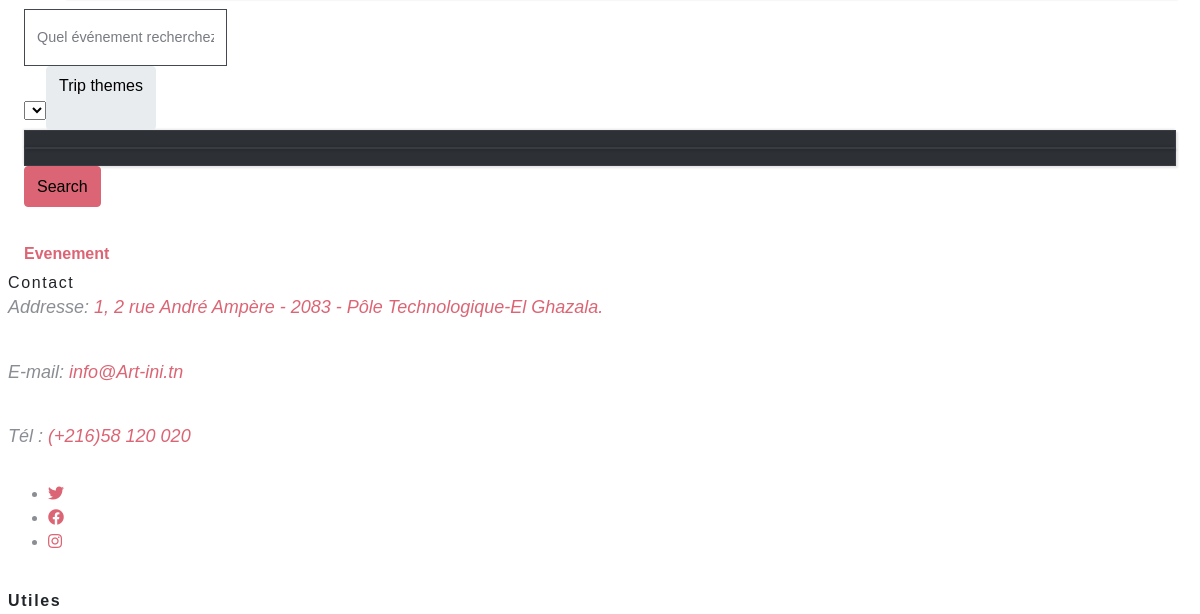
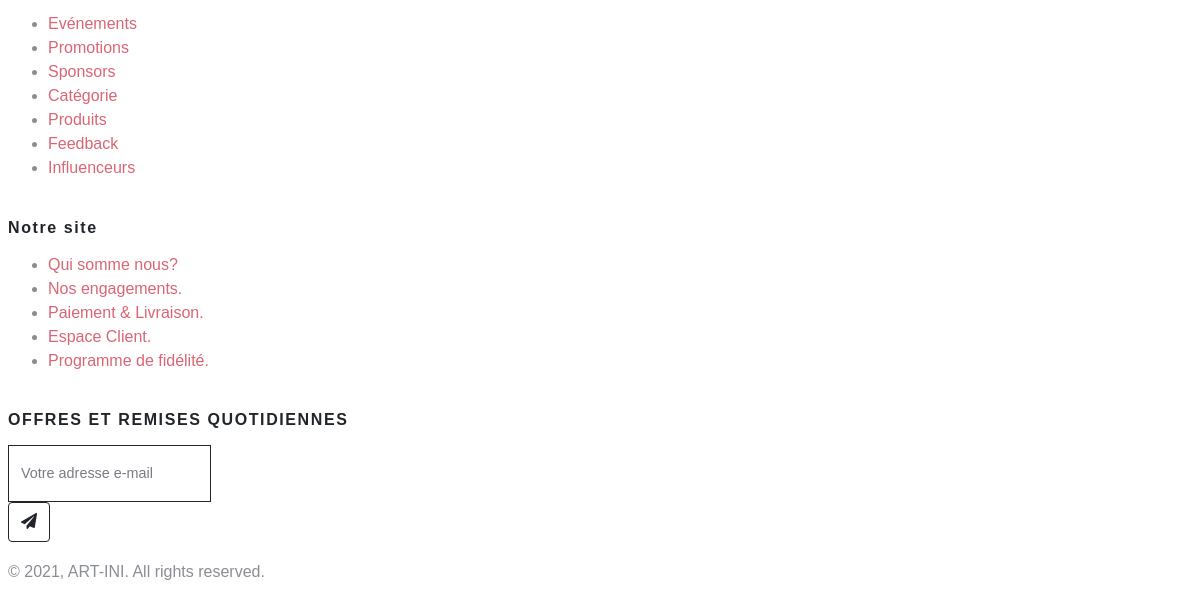
The page /Views/Front/event.php (signed in, lower part) on the database as committed earlier (2 pictures, top to bottom).
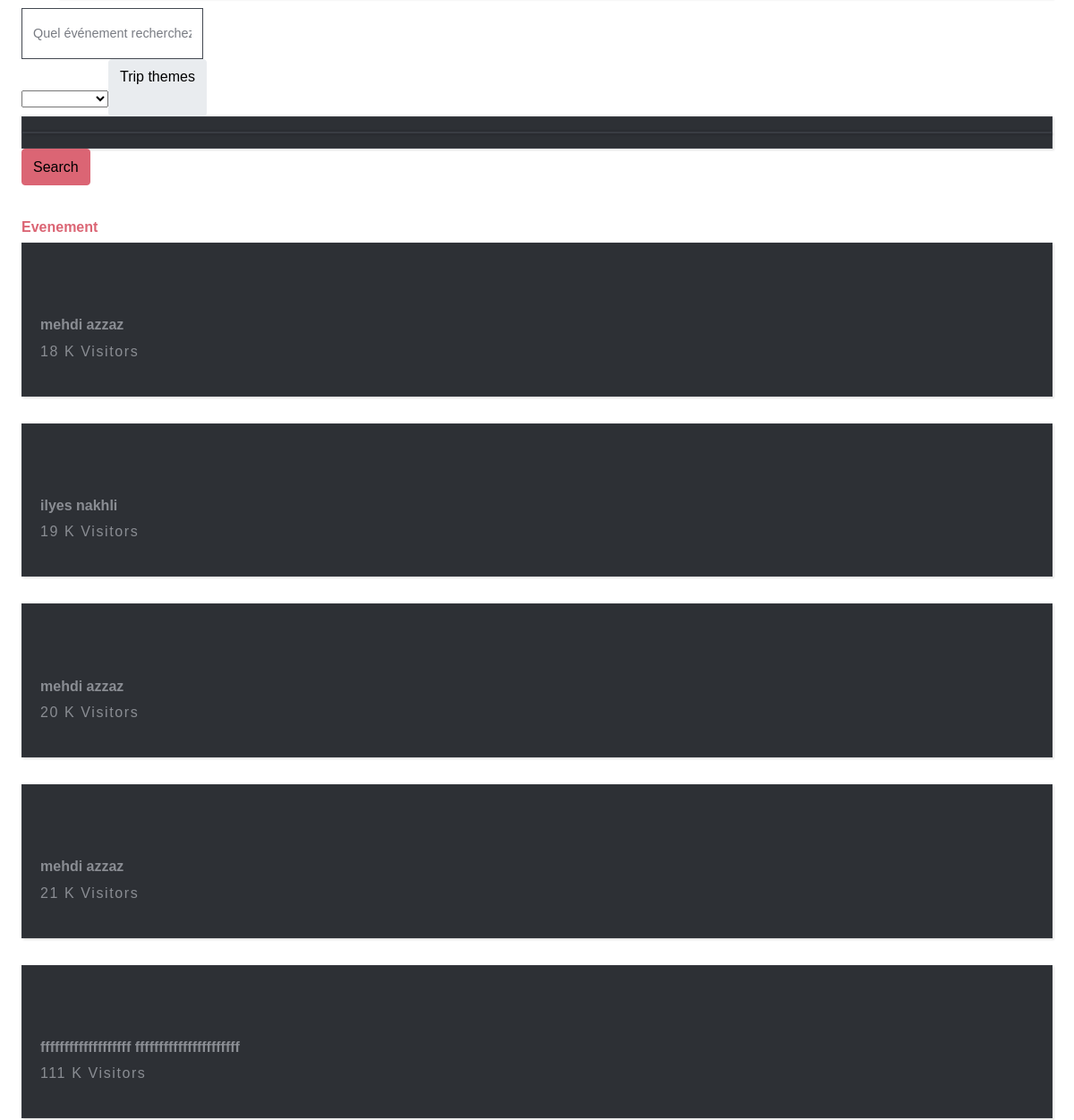
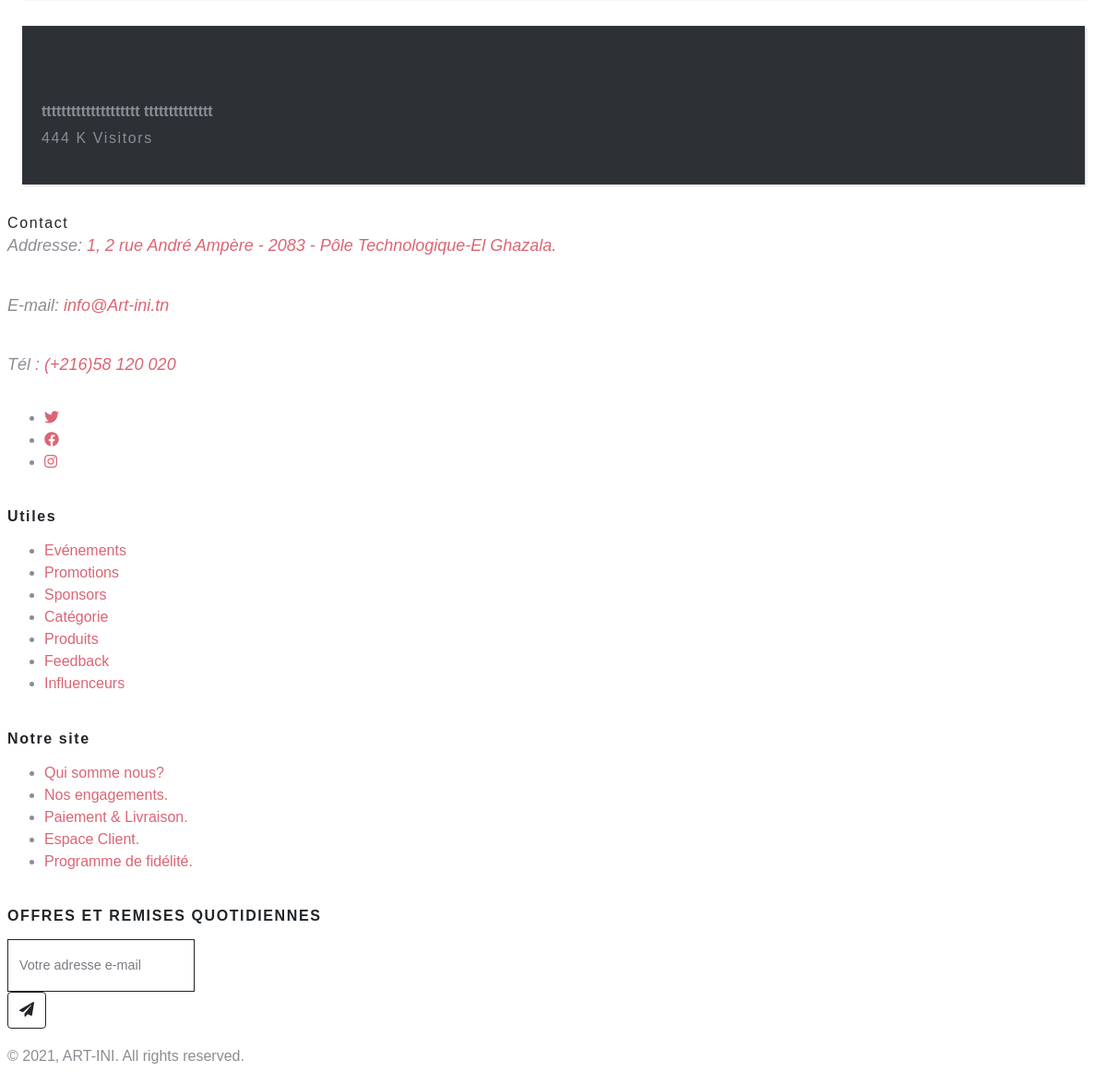
The same page on the database as committed later (2 pictures, top to bottom).
### tables this page shows
CREATE TABLE `evenement` (
  `id` int(11) NOT NULL,
  `desc_eve` text NOT NULL,
  `nom` varchar(30) NOT NULL,
  `directeur` varchar(30) NOT NULL,
  `prix_event` int(3) NOT NULL,
  `photo` varchar(250) NOT NULL
);

### Controller/Type3C.php (called while the page is built, shortened)
<?php
class eventC {
    public function afficherType() {
        $sql="SELECT * FROM evenement";
        $db=Config::getConnexion();
        try{
            $liste = $db->query($sql);
            return $liste;
        }
        catch (Exception $e){
            die('Erreur: '.$e->getMessage());
        }
    }
}
?>

### Views/Front/event.php (the view, shortened to what this page needs)
<?php
  require_once '../../Controller/Type3C.php';
  $inf1= new eventC();
  $liste=$inf1->afficherType();
  $tp1= new eventC();
  $listetp=$tp1->afficherType();
?>
<!DOCTYPE html>
<html lang="en">
  <head>
    <link rel="stylesheet" href="assets/vendor/nouislider/nouislider.css">
    <link rel="stylesheet" href="https://cdnjs.cloudflare.com/ajax/libs/Swiper/4.4.1/css/swiper.min.css">
    <link rel="stylesheet" href="assets/vendor/magnific-popup/magnific-popup.css">
    <link rel="stylesheet" href="assets/css/style.default.css" id="theme-stylesheet">
    <link rel="stylesheet" href="assets/css/custom.css">
    <link rel="stylesheet" href="https://use.fontawesome.com/releases/v5.8.1/css/all.css">
  </head>
  <body style="padding-top: 72px;">
    <section class="py-7 position-relative dark-overlay">
      <div class="container">
        <div class="overlay-content text-white py-lg-5">
          <br>
          <div class="search-bar mt-5 p-3 p-lg-1 pl-lg-4">
            <form action="ResRecherche2.php" method="POST">
              <div class="row">
                <div class="col-lg-4 d-flex align-items-center form-group">
                  <input class="form-control border-0 shadow-0" type="text" name="searchInf" placeholder="Quel événement recherchez-vous?">
                </div>
                <div class="col-lg-3 d-flex align-items-center form-group no-divider">
                  <select class="selectpicker" title="Trip themes" name="nom_type" id="nom_type" >
                    <?php
                      foreach($listetp as $t) {
                    ?>
                    <option >  <?php echo $t['nom'] ?>  </option>
                    <?php
                      }
                    ?>
                  </select>
                </div>
                <div class="col-lg-2">
                  <button class="btn btn-primary btn-block rounded-xl h-100" type="submit" > Search </button>
                </div>
              </div>
            </form>
          </div>
        </div>
      </div>
    </section>
    <section class="pt-6 pb-4">
      <div class="container">
        <h6 class="subtitle text-center text-primary mb-5">Evenement</h6>
        <div class="row mb-7">
          <?php
            foreach($liste as $i) {
          ?>
          <div class="mb-3 mb-lg-0 col-sm-6 col-lg-3">
            <div class="card border-0 hover-animate bg-transparent">
              <div class="card-body team-body text-center">
                <h6 class="card-title"> <?php echo $i['nom'] ?> <?php echo $i['directeur'] ?> </h6>
                <p class="card-subtitle text-muted text-xs text-uppercase"><?php echo $i['id'] ?> K Visitors    </p>
              </div>
            </div>
          </div>
          <?php
          }
          ?>
        </div>
      </div>
    </section>
    <?php include_once 'include/footer.php'; ?>
  </body>
</html>

### Views/Front/include/footer.php (shortened to what this page needs)
<footer class="position-relative z-index-10 d-print-none">
        <div class="py-6 bg-gray-200 text-muted">
            <div class="container">
                <div class="row">
                    <div class="col-lg-4 mb-5 mb-lg-0">
                        <div class="font-weight-bold text-uppercase text-dark mb-3">Contact</div><br>
                        <p style="text-align: left; margin-bottom: -8px; margin-top: -27px; font-size: 18px;"><em>Addresse: <a href="https://goo.gl/maps/dUuzWqThqSXfRwvk9">1, 2 rue André Ampère - 2083 - Pôle Technologique-El Ghazala.</a><br></em></p><br>
                        <p style="text-align: left; margin-bottom: -8px; font-size: 18px;"><em>E-mail: <a href="#">info@Art-ini.tn</a></em></p><br>
                        <p style="text-align: left; margin-bottom: 30px; font-size: 18px;"><em>Tél : <a href="tel:+58959019" target="_blank" rel="noopener noreferrer">(+216)58 120 020</a></em></p>
                        <ul class="list-inline">
                            <li class="list-inline-item"><a class="text-muted text-hover-primary" href="#" target="_blank" title="twitter"><i class="fab fa-twitter"></i></a></li>
                            <li class="list-inline-item"><a class="text-muted text-hover-primary" href="#" target="_blank" title="facebook"><i class="fab fa-facebook"></i></a></li>
                            <li class="list-inline-item"><a class="text-muted text-hover-primary" href="#" target="_blank" title="instagram"><i class="fab fa-instagram"></i></a></li>
                        </ul>
                    </div>
                    <div class="col-lg-2 col-md-6 mb-5 mb-lg-0">
                        <h6 class="text-uppercase text-dark mb-3"> Utiles</h6>
                        <ul class="list-unstyled">
                            <li>
                                <a class="text-muted" href="#">Evénements </a>
                            </li>
                            <li><a class="text-muted" href="#">Promotions     </a></li>
                            <li><a class="text-muted" href="spons.php">Sponsors</a></li>
                            <li><a class="text-muted" href="info.php">Catégorie</a></li>
                            <li><a class="text-muted" href="shop.php">Produits</a></li>
                            <li><a class="text-muted" href="reply.php">Feedback</a></li>
                            <li><a class="text-muted" href="influ.php">Influenceurs</a></li>
                        </ul>
                    </div>
                   <div class="col-lg-2 col-md-6 mb-5 mb-lg-0">
                        <h6 class="text-uppercase text-dark mb-3">Notre site</h6>
                        <ul class="list-unstyled">
                            <li><a class="text-muted" href="#">Qui somme nous? </a></li>
                            <li><a class="text-muted" href="#">Nos engagements.</a></li>
                            <li><a class="text-muted" href="#">Paiement & Livraison.</a></li>
                            <li><a class="text-muted" href="signup.php">Espace Client.</a></li>
                            <li><a class="text-muted" href="fidelite.php">Programme de fidélité.</a></li>
                        </ul>
                    </div>
                    <div class="col-lg-4">
                        <h6 class="text-uppercase text-dark mb-3">OFFRES ET REMISES QUOTIDIENNES</h6>
                        <form action="#" id="newsletter-form">
                            <div class="input-group mb-3">
                                <input class="form-control bg-transparent border-dark border-right-0" type="email" placeholder="Votre adresse e-mail" aria-label="Your Email Address">
                                <div class="input-group-append">
                                    <button class="btn btn-outline-dark border-left-0" type="submit"> <i class="fa fa-paper-plane text-lg"></i></button>
                                </div>
                            </div>
                        </form>
                    </div>
                </div>
            </div>
        </div>
        <div class="py-4 font-weight-light bg-gray-800 text-gray-300">
            <div class="container">
                <div class="row align-items-center">
                    <div class="col-md-6 text-center text-md-left">
                        <p class="text-sm mb-md-0">&copy; 2021, ART-INI. All rights reserved.</p>
                    </div>
                </div>
            </div>
        </div>
    </footer>

### Views/Back/Assets/css/style.default.css (style rules this page uses)
body { position: relative; }
section { padding: 0 1rem; }
a { -webkit-transition: all 0.3s; transition: all 0.3s; display: inline-block; }
.text-uppercase { letter-spacing: 0.1em; }
p { line-height: 1.7; }
button { cursor: pointer; }
i, span, strong { display: inline-block; }
input { outline: none; }
.card { margin-bottom: 30px; -webkit-box-shadow: 2px 2px 2px rgba(0, 0, 0, 0.1), -1px 0 2px rgba(0, 0, 0, 0.05); box-shadow: 2px 2px 2px rgba(0, 0, 0, 0.1), -1px 0 2px rgba(0, 0, 0, 0.05); }
.form-control { height: calc(2.4rem + 2px); border: 1px solid #444951; background: transparent; border-radius: 0; color: #979a9f; padding: 0.45rem 0.75rem; }
button, input[type='submit'] { cursor: pointer; font-family: inherit; font-weight: 300 !important; }
.btn { font-weight: 400; border: 1px solid transparent; padding: 0.45rem 0.75rem; font-size: 1rem; line-height: 1.5; border-radius: 0.25rem; -webkit-transition: color 0.15s ease-in-out, background-color 0.15s ease-in-out, border-color 0.15s ease-in-out, -webkit-box-shadow 0.15s ease-in-out; transition: color 0.15s ease-in-out, background-color 0.15s ease-in-out, border-color 0.15s ease-in-out, -webkit-box-shadow 0.15s ease-in-out; transition: color 0.15s ease-in-out, background-color 0.15s ease-in-out, border-color 0.15s ease-in-out, box-shadow 0.15s ease-in-out; transition: color 0.15s ease-in-out, background-color 0.15s ease-in-out, border-color 0.15s ease-in-out, box-shadow 0.15s ease-in-out, -webkit-box-shadow 0.15s ease-in-out; }
.btn-primary { color: color-yiq(#DB6574); background-color: #DB6574; border-color: #DB6574; }
.btn-outline-dark { color: #212529; background-color: transparent; background-image: none; border-color: #212529; }
body { font-family: "Muli", sans-serif; font-size: 1rem; font-weight: 400; line-height: 1.5; color: #8a8d93; background-color: #fff; }
a { color: #DB6574; text-decoration: none; }
h1, h2, h3, h4, h5, h6, .h1, .h2, .h3, .h4, .h5, .h6 { margin-bottom: 0.5rem; font-family: inherit; font-weight: 700; line-height: 1.2; color: inherit; }
h6, .h6 { font-size: 1rem; }
.text-primary { color: #DB6574 !important; }
.border-dark { border-color: #212529 !important; }
.text-dark { color: #212529 !important; }
.card { background-color: #2d3035; border: 1px solid #34373d; border-radius: 0; }
.card-body { padding: 1.25rem; }
.card-title { margin-bottom: 0.75rem; }
.card-subtitle { margin-top: -0.375rem; }

Rows that differ between the two databases and show on the page:
added evenement: nom "mehdi", directeur "azzaz", id "18"
added evenement: nom "ilyes", directeur "nakhli", id "19"
added evenement: nom "mehdi", directeur "azzaz", id "20"
added evenement: nom "mehdi", directeur "azzaz", id "21"
added evenement: nom "fffffffffffffffffff", directeur "ffffffffffffffffffffff", id "111"
added evenement: nom "tttttttttttttttttttt", directeur "tttttttttttttt", id "444"
